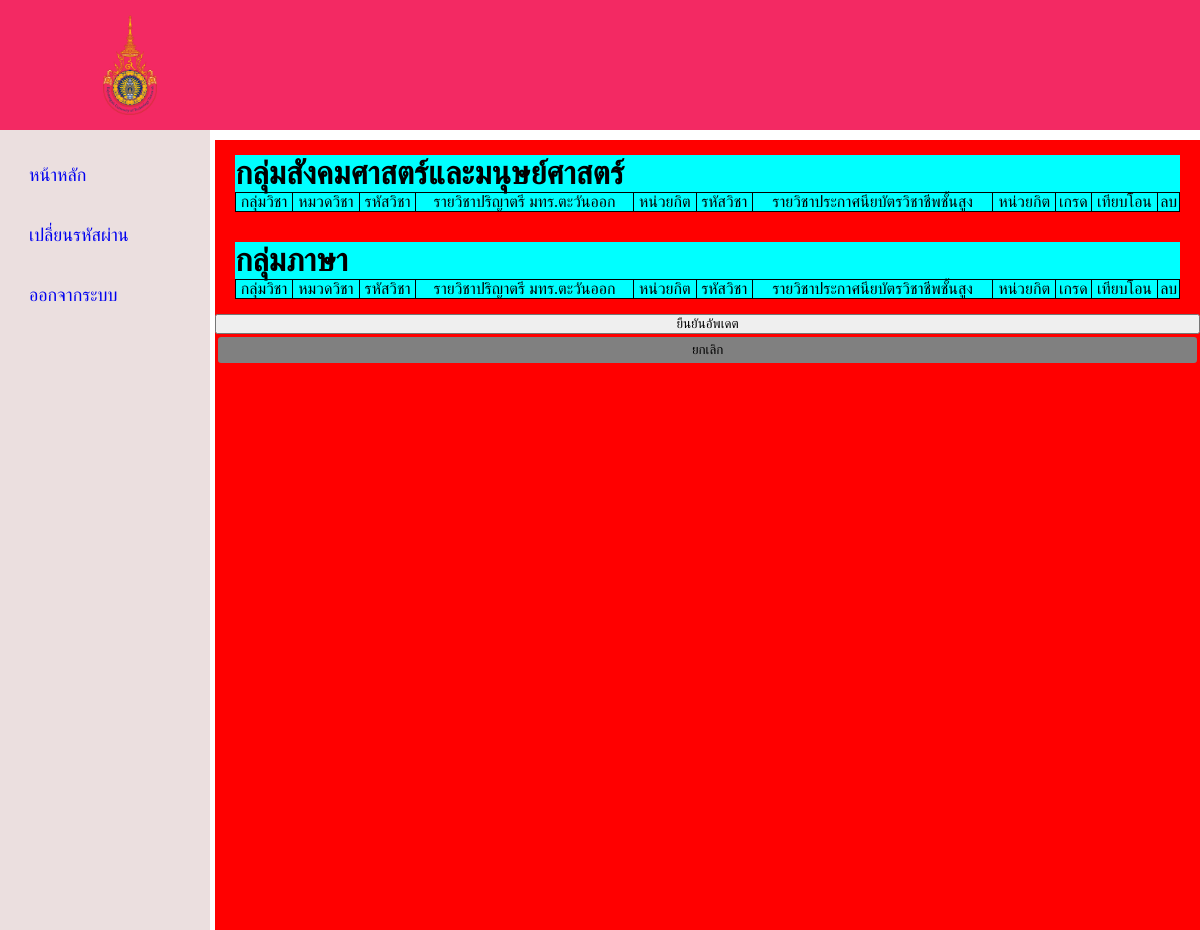
The page /student/transfer_student.php (signed in) on the database as committed earlier.
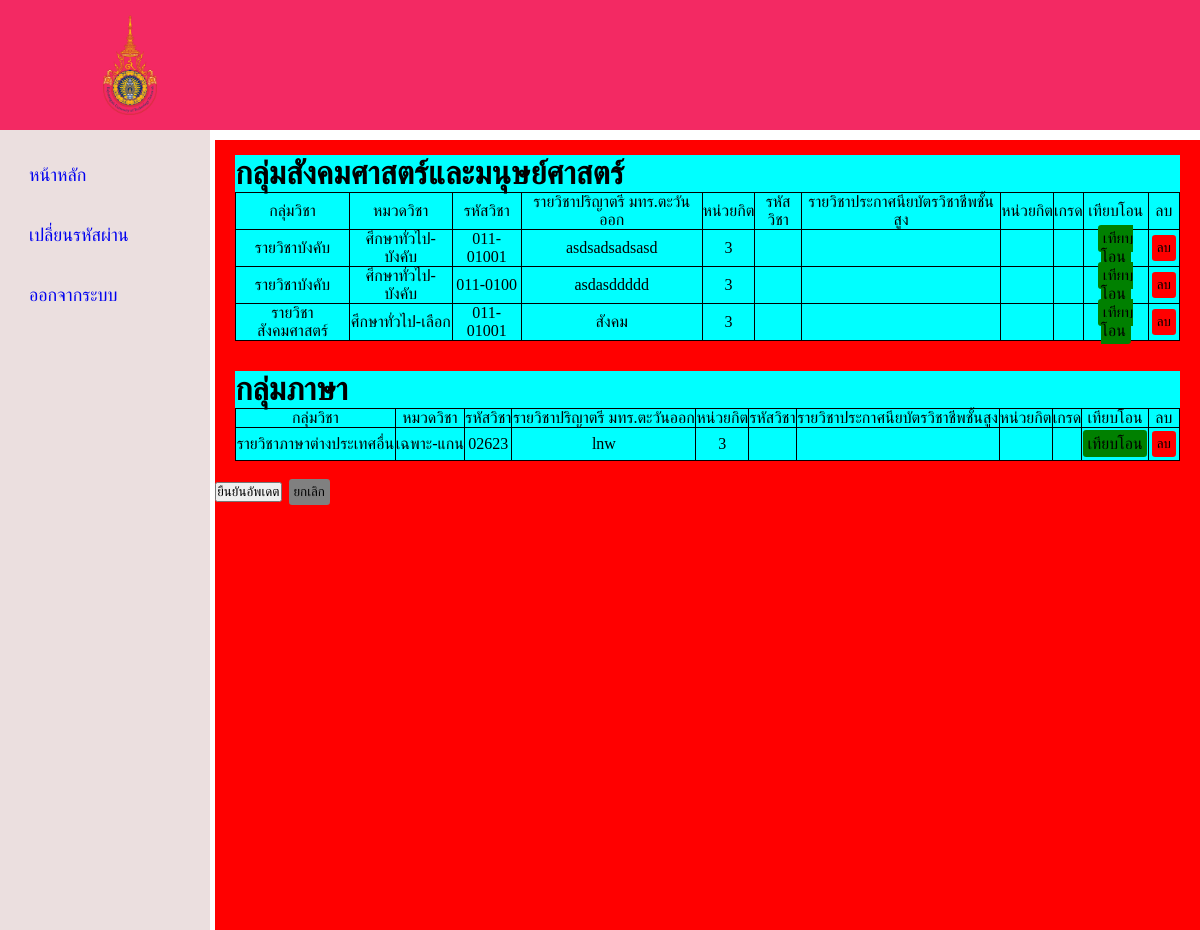
The same page on the database as committed later.
### tables this page shows
CREATE TABLE `subject` (
  `Subject_id` int(11) NOT NULL,
  `Course_code` char(11) NOT NULL,
  `Name_sub` char(100) NOT NULL,
  `Group_Category` enum('กลุ่มสังคมศาสตร์และมนุษย์ศาสตร์','กลุ่มภาษา','กลุ่มวิทยาศาสตร์และคณิตศาสตร์','กลุ่มบูรณาการ','กลุ่มวิชาแกน','กลุ่มวิชาฝึกงานและประสบการณ์') NOT NULL,
  `Group_sub` char(100) NOT NULL,
  `Faculty` enum('บริหารธุรกิจ','ศิลปะศาสตร์') NOT NULL,
  `Group_course` enum('ศึกษาทั่วไป-บังคับ','ศึกษาทั่วไป-เลือก','เฉพาะ-แกน','เฉพาะ-เลือก','เลือกเสรี') NOT NULL,
  `Sub_Year` int(4) NOT NULL,
  `Credit` int(1) NOT NULL
);

### student/transfer_student.php (the view, shortened to what this page needs)
<?php
require '../connect.php';
$id = $_SESSION['student_name_login'];
$sql = "SELECT * FROM student_detail, user WHERE student_detail.User_id = $id AND user.User_id = $id ";
$result = $connect->query($sql);
$row = $result->fetch_assoc();
$Student_id = $row['Student_id'];
?>
<!DOCTYPE html>
<html>
    <head>
        <link rel='stylesheet' type='text/css' media='screen' href='stylestd.css'>
    </head>
    <body>
    <header class="header">
            <a href="stdHome.php"><img src="../picture/มหาวิทยาลัยเทคโนโลยีราชมงคลตะวันออก.png" class="logo"></a>
        </header>
        <div class ="container_transfer">
        <nav class="sidebar">
                <div class="menu-bar">
                    <div class="menu">
                        <ul class="menu-links">
                            <li class="link">
                                <a href ="stdHome.php">
                                    <span class="text nav-text">หน้าหลัก</span>
                                </a>
                            </li>
                            <li class="link">
                                <a href ="changepassword.php">
                                    <span class="text nav-text">เปลี่ยนรหัสผ่าน</span>
                                </a>
                            </li>
                            <li class="link">
                                <a href ="logout.php">
                                    <span class="text nav-text">ออกจากระบบ</span>
                                </a>
                            </li>
                        </ul>
                    </div>
                </div>
            </nav>
            <form action ="add_transfer.php?ID=<?php echo $Student_id ;?>"class = "box_transfer" method="POST">
                <?php
                function displaytable($Student_id,$catagory_group_display,$connect){
                    $sql = "SELECT * FROM subject left JOIN (SELECT * FROM transfer_std WHERE Student_id = $Student_id ) as transfer_std on subject.Subject_id = transfer_std.Subjecttrans_id WHERE Group_Category = '$catagory_group_display'";
                    $result = $connect->query($sql);
                    if($result){
                        ?>
                        <div class = "box_transfer_social">
                            <h1><?php echo $catagory_group_display ?></h1>
                            <div class="box_transfer_subject">
                                <table>
                                    <tr>
                                        <td>กลุ่มวิชา</td>
                                        <td>หมวดวิชา</td>
                                        <td>รหัสวิชา</td>
                                        <td>รายวิชาปริญาตรี มทร.ตะวันออก</td>
                                        <td>หน่วยกิต</td>
                                        <td>รหัสวิชา</td>
                                        <td>รายวิชาประกาศนียบัตรวิชาชีพชั้นสูง</td>
                                        <td>หน่วยกิต</td>
                                        <td>เกรด</td>
                                        <td>เทียบโอน</td>
                                        <td>ลบ</td>
                                    </tr>
                                    <?php
                                    while ($row = $result ->fetch_assoc()):
                                    ?>
                                    <tr>
                                        <td><?php echo $row['Group_sub'] ?></td>
                                        <td><?php echo $row['Group_course']; ?></td>
                                        <td><?php echo $row['Course_code'];?></td>
                                        <td><?php echo $row['Name_sub'];?></td>
                                        <td><?php echo $row['Credit'];?></td>
                                        <td><?php echo $row['Subject_idtran'];?></td>
                                        <td><?php echo $row['Subject_nametran'];?></td>
                                        <td><?php echo $row['Credit_tran'];?></td>
                                        <td><?php echo $row['Gpa_tran'];?></td>
                                        <td><a class = "btn_link_tran " href ="add_transfer.php?GetID=<?php echo $row['Subject_id'] ?>">เทียบโอน</td>
            </form>
            <?php
            echo '
                                        <td><form action = "" method = "POST">
                                            <input type = "hidden" name = "Subject_idtran" value = '.$row['Subject_idtran'].'>
                                            <input type ="submit" class="btn_delete_trans" name ="submit_delete" value = "ลบ"></form></td>
                                            ';?>
                                        <?php endwhile ?>
                                    </tr>
                                </table>
                            </div>
                        </div>
                        <?php
                    } else{
                        echo "ERROR: " . $connect->error;
                    }
                }
                displaytable($Student_id,"กลุ่มสังคมศาสตร์และมนุษย์ศาสตร์",$connect);
                displaytable($Student_id,"กลุ่มภาษา",$connect);
                ?>
            <form action = "confirm_tran.php?ID=<?php echo $Student_id ?>" method = "POST">
                <input class ="btn-confirm-tran" type="submit" name="confirm-tran" value="ยืนยันอัพเดต" >
                <input class ="btn-cancle_tran" type="submit" name="c-confirm-tran" value="ยกเลิก">
    </body>
</html>

### student/stylestd.css (style rules this page uses)
* { margin: 0; padding: 0; box-sizing: border-box; }
.header { display: flex; align-items: center; justify-content: space-between; background-color: #f32963; padding: 15px 80px; }
.logo { width: 100px; height: 100px; object-fit: contain; }
.sidebar { top: 0; left: 0; height: 100vh; width: 250px; padding: 10px 14px; background-color: rgba(228, 211, 211, 0.719); }
.sidebar li { height: 50px; margin-top: 10px; display: flex; list-style: none; align-items: center; font-size: 18px; }
.sidebar li a { width: 100%; height: 100%; padding-left: 15px; display: flex; align-items: center; text-decoration: none; border-radius: 5px; }
.menu-bar { width: 100%; }
.box_transfer td { border: 1px solid; text-align: center; }
.box_transfer table { border-collapse: collapse; width: 100%; }
.container_transfer { display: flex; }
.box_transfer { margin-top: 10px; margin-left:5px; display: flex; flex-direction: column; width: 150vh; background-color: red; }
.box_transfer_social { margin: 15px 20px; background-color: aqua; }
.btn_link_tran { background-color: green; border: none; color: inherit; cursor: pointer; padding:.3rem ; border-radius: .2rem; outline: none; text-decoration: none; }
.btn_delete_trans { background-color: red; border: none; color: inherit; cursor: pointer; padding:.3rem; margin:.2rem; outline: none; border-radius: .2rem; }
.btn_link_tran.disable,.btn_delete_trans.disable,.btn-confirm-tran.disable,.btn-cancle_tran.disable { pointer-events: none; cursor: not-allowed; border: none; color: inherit; padding:.3rem; margin:.2rem; border-radius: .2rem; background-color: gray; }

Rows that differ between the two databases and show on the page:
added subject: Group_sub "รายวิชาบังคับ", Group_course "ศึกษาทั่วไป-บังคับ", Course_code "011-01001", Name_sub "asdsadsadsasd", Credit "3"
added subject: Group_sub "รายวิชาบังคับ", Group_course "ศึกษาทั่วไป-บังคับ", Course_code "011-0100", Name_sub "asdasddddd", Credit "3"
added subject: Group_sub "รายวิชาสังคมศาสตร์", Group_course "ศึกษาทั่วไป-เลือก", Course_code "011-01001", Name_sub "สังคม", Credit "3"
added subject: Group_sub "รายวิชาภาษาต่างประเทศอื่น", Group_course "เฉพาะ-แกน", Course_code "02623", Name_sub "lnw", Credit "3"
